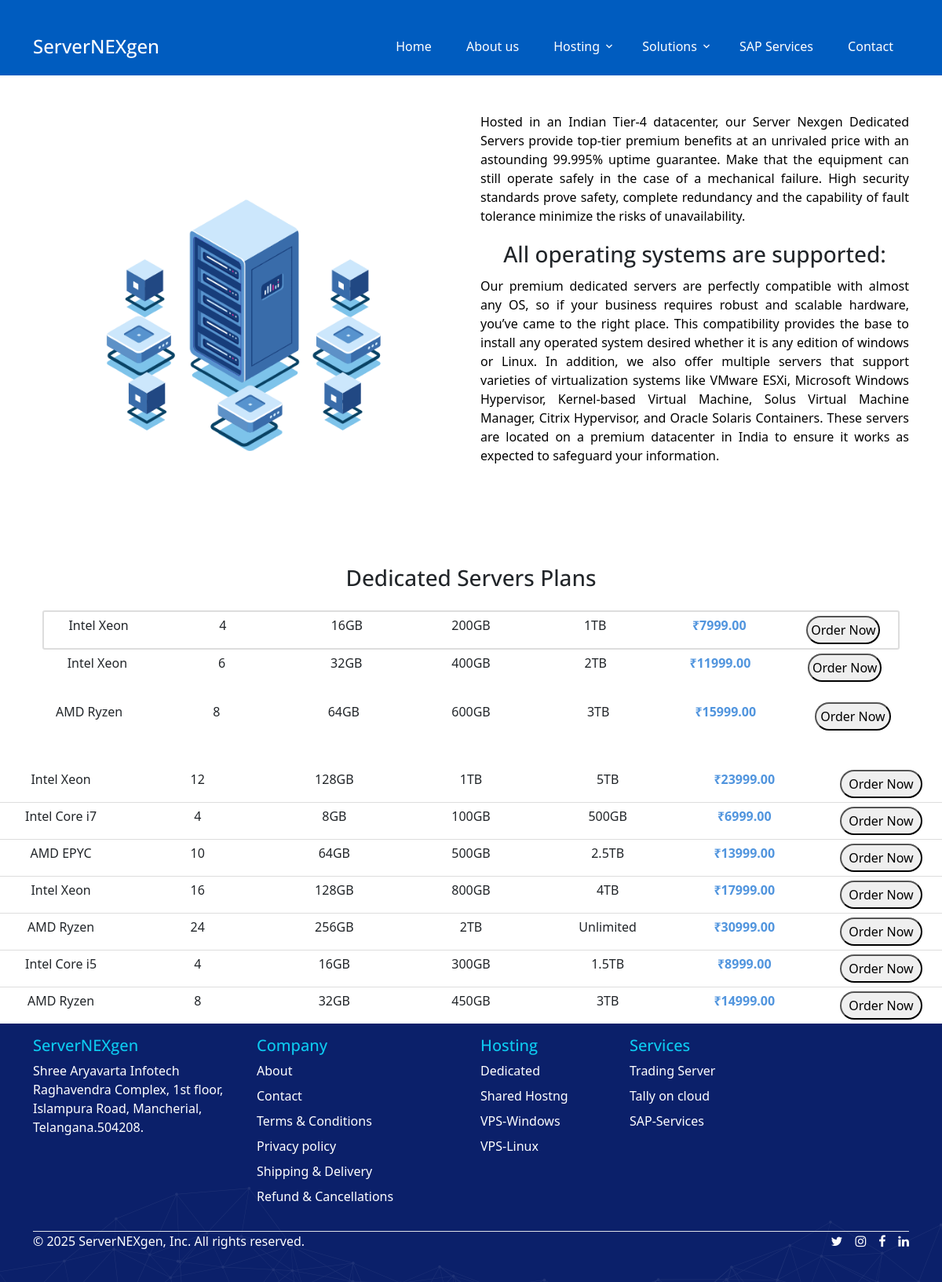
/dedicated.php, run on the app's committed database.
### tables this page shows
CREATE TABLE tbl_dedicated_vps ( id INT AUTO_INCREMENT PRIMARY KEY,
plan_name VARCHAR(255) NOT NULL,
plan_type VARCHAR(100) NOT NULL,
plan_price DECIMAL(10, 2) NOT NULL,
cpu VARCHAR(50) NULL,
cpu_cores INT NULL,
harddisk_space VARCHAR(50) NULL,
bandwidth VARCHAR(50) NULL,
cpu_ram VARCHAR(50) NULL);

### dedicated.php (the view, shortened to what this page needs)
<?php
require 'db_connect.php';
$sql = "SELECT * FROM tbl_dedicated_vps where plan_type = 'Dedicated'";
$stmt = $pdo->prepare($sql);
$stmt->execute();
$plans = $stmt->fetchAll(PDO::FETCH_ASSOC);
?>
<!doctype html>
<html lang="en">
<head>
    <link rel="stylesheet" href="../fonts/icomoon/style.css">
    <link rel="stylesheet" href="../css/owl.carousel.min.css">
    <link rel="stylesheet" href="../css/bootstrap.min.css">
    <link rel="stylesheet" href="../css/style.css">
    <link href="https://cdn.jsdelivr.net/npm/bootstrap@5.3.0-alpha1/dist/css/bootstrap.min.css" rel="stylesheet">
</head>
<body>
    <?php include "header.php"; ?>
    <main>
        <div class="container-image py-5 ">
        </div>
        <div class="container py-3 my-sm-4">
            <div class="row row-cols-xl-2">
                <div class="table-column"><img src="images/dedicated-server.gif" width="100%"></img></div>
                <div class="table-column">
                    <p class="py-1 text-justify">Hosted in an Indian Tier-4 datacenter, our Server Nexgen Dedicated
                        Servers provide
                        top-tier premium benefits at an unrivaled price with an astounding 99.995% uptime guarantee.
                        Make
                        that the equipment can still operate safely in the case of a mechanical failure. High security
                        standards prove safety, complete redundancy and the capability of fault tolerance minimize the
                        risks
                        of unavailability.</p>
                    <h3>All operating systems are supported:</h3>
                    <p class="py-1 text-justify">Our premium dedicated servers are perfectly compatible with almost any
                        OS, so if
                        your
                        business requires robust and scalable hardware, you’ve came to the right place. This
                        compatibility
                        provides the base to install any operated system desired whether it is any edition of windows or
                        Linux. In addition, we also offer multiple servers that support varieties of virtualization
                        systems
                        like VMware ESXi, Microsoft Windows Hypervisor, Kernel-based Virtual Machine, Solus Virtual
                        Machine
                        Manager, Citrix Hypervisor, and Oracle Solaris Containers. These servers are located on a
                        premium
                        datacenter in India to ensure it works as expected to safeguard your information.</p>
                </div>
            </div>
            <div class="container py-3">
                <h3 class="text-center py-3">Dedicated Servers Plans</h3>
                <div class="table-container">
                    <?php if (!empty($plans)): ?>
                        <?php foreach ($plans as $row): ?>
                            <div class="row row-cols-xl-7 text-hover table-row">
                                <div class="table-column"><?php echo htmlspecialchars($row["cpu"]); ?></div>
                                <div class="table-column"><?php echo htmlspecialchars($row["cpu_cores"]); ?></div>
                                <div class="table-column"><?php echo htmlspecialchars($row["cpu_ram"]); ?></div>
                                <div class="table-column"><?php echo htmlspecialchars($row["harddisk_space"]); ?></div>
                                <div class="table-column"><?php echo htmlspecialchars($row["bandwidth"]); ?></div>
                                <div class="table-column" style="font-weight: bold; color:rgb(81, 149, 222);">
                                    &#8377;<?php echo htmlspecialchars($row["plan_price"]); ?>
                                </div>
                                <div class="table-column">
                                    <a href="checkout.php"><button class="button-div px-0">Order Now</button></a>
                                </div>
                                </div>
                            </div>
                        <?php endforeach; ?>
                    <?php else: ?>
                        <p class="text-center">No results found</p>
                    <?php endif; ?>
    </main>
    <?php include "footer.php"; ?>
</body>
</html>

### header.php (shortened to what this page needs)
<!doctype html>
<html lang="en">
<head>
  <link rel="stylesheet" href="fonts/icomoon/style.css">
  <link rel="stylesheet" href="css/owl.carousel.min.css">
  <link rel="stylesheet" href="css/bootstrap.min.css">
  <link rel="stylesheet" href="css/style.css">
  <link href="https://cdn.jsdelivr.net/npm/bootstrap@5.3.0-alpha1/dist/css/bootstrap.min.css" rel="stylesheet">
</head>
<body>
  <header class="site-navbar" role="banner">
    <div class="container">
      <div class="row align-items-center">
        <div class="col-11 col-xl-2">
          <h1 class="mb-0 site-logo"><a href="index.php" class="text-white mb-0">ServerNEXgen</a></h1>
        </div>
        <div class="col-12 col-md-10 d-none d-xl-block">
          <nav class="site-navigation position-relative text-right" role="navigation">
            <ul class="site-menu js-clone-nav mr-auto d-none d-lg-block">
              <li class="active"><a href="index.php"><span>Home</span></a></li>
              <li><a href="aboutus.php"><span>About us</span></a></li>
              <li class="has-children">
                <a href="#"><span>Hosting</span></a>
              </li>
              <li class="has-children">
                <a href="#"><span>Solutions</span></a>
              </li>
              <li><a href="sap.php"><span>SAP Services</span></a></li>
              <li><a href="contact.php"><span>Contact</span></a></li>
            </ul>
          </nav>
        </div>
      </div>
    </div>
  </header>
</body>
</html>

### footer.php (shortened to what this page needs)
<!doctype html>
<html lang="en">
<head>
  <link rel="stylesheet" href="fonts/icomoon/style.css">
  <link rel="stylesheet" href="css/owl.carousel.min.css">
  <link rel="stylesheet" href="css/bootstrap.min.css">
  <link rel="stylesheet" href="css/style.css">
  <link href="https://cdn.jsdelivr.net/npm/bootstrap@5.3.0-alpha1/dist/css/bootstrap.min.css" rel="stylesheet">
  <link rel="stylesheet" href="https://cdnjs.cloudflare.com/ajax/libs/font-awesome/4.7.0/css/font-awesome.min.css">
</head>
<body>
  <div class="container-banner2">
    <div class="container py-3">
      <footer>
        <div class="row col-6-f">
          <div class="col-6 col-md-3 mb-3">
            <h5 class="footer-h5">ServerNEXgen</h5>
            <p class="footer-p"> Shree Aryavarta Infotech
              Raghavendra Complex,
              1st floor,
              Islampura Road,
              Mancherial,
              Telangana.504208.
            </p>
          </div>
          <div class="col-6-f col-md-3 mb-3 px-xl-6">
            <h5 class="footer-h5">Company</h5>
            <ul class="nav flex-column">
              <li class="mb-2"><a href="aboutus.php" class="nav-link-footer hover-underline-animation">About</a></li>
              <li class=" mb-2"><a href="contact.php" class="nav-link-footer hover-underline-animation">Contact</a></li>
              <li class="mb-2"><a href="terms.php" class="nav-link-footer hover-underline-animation">Terms &
                  Conditions</a>
              </li>
              <li class="mb-2"><a href="privacy.php" class="nav-link-footer hover-underline-animation">Privacy
                  policy</a>
              </li>
              <li class="mb-2"><a href="shipping.php" class="nav-link-footer hover-underline-animation">Shipping &
                  Delivery</a>
              </li>
              <li class="mb-2"><a href="refund.php" class="nav-link-footer hover-underline-animation">Refund &
                  Cancellations</a></li>
            </ul>
          </div>
          <div class="col-6-f col-md-2 mb-3 px-xl-6">
            <h5 class="footer-h5">Hosting</h5>
            <ul class="nav flex-column">
              <li class="mb-2"><a href="dedicated.php" class="nav-link-footer hover-underline-animation">Dedicated</a>
              </li>
              <li class="mb-2"><a href="sharedhosting.php" class="nav-link-footer hover-underline-animation">Shared
                  Hostng</a></li>
              <li class="mb-2"><a href="vps_win.php" class="nav-link-footer hover-underline-animation">VPS-Windows</a>
              </li>
              <li class="mb-2"><a href="vps_linux.php" class="nav-link-footer hover-underline-animation">VPS-Linux</a>
              </li>
            </ul>
          </div>
          <div class="col-6-f col-md-2 mb-3 px-xl-6">
            <h5 class="footer-h5">Services</h5>
            <ul class="nav flex-column">
              <li class="mb-2"><a href="trading.php" class="nav-link-footer hover-underline-animation">Trading
                  Server</a>
              </li>
              <li class="mb-2"><a href="tally.php" class="nav-link-footer hover-underline-animation">Tally on cloud</a>
              </li>
              <li class="mb-2"><a href="sap.php" class="nav-link-footer hover-underline-animation">SAP-Services</a></li>
            </ul>
          </div>
        </div>
        <div class="d-flex flex-column flex-sm-row justify-content-between py-0 my-2 border-top">
          <p class="f-color-car">&copy; 2025 ServerNEXgen, Inc. All rights reserved.</p>
          <ul class="list-unstyled d-flex">
            <li class="ms-3"><a href="#" class="fa fa-twitter"></a>
            </li>
            <li class="ms-3"><a href="#" class="fa fa-instagram"></a>
            </li>
            <li class="ms-3"><a href="#" class="fa fa-facebook"></a>
            </li>
            <li class="ms-3"><a href="#" class="fa fa-linkedin"></a>
            </li>
          </ul>
        </div>
      </footer>
    </div>
  </div>
</body>
</html>

### css/style.css (style rules this page uses)
body { font-family: "Open Sans", -apple-system, BlinkMacSystemFont, "Segoe UI", Roboto, "Helvetica Neue", Arial, "Noto Sans", sans-serif, "Apple Color Emoji", "Segoe UI Emoji", "Segoe UI Symbol", "Noto Color Emoji"; background-color: #fff; height: 100vh; position: relative; }
body:before { content: ""; position: absolute; top: 0; left: 0; right: 0; bottom: 0; background: rgba(0, 0, 0, 0.5); -webkit-transition: .3s all ease; -o-transition: .3s all ease; transition: .3s all ease; opacity: 0; visibility: hidden; z-index: 1; }
.footer-h5 { color: rgb(13, 202, 240); }
.footer-p { font-size: 1rem; color: #fff; }
main { width: 100%; background: #fff; min-height: 100vh; position: relative; overflow: visible; }
p { color: #000; font-weight: 300; }
h1, h2, h3, h4, h5, h6, .h1, .h2, .h3, .h4, .h5, .h6 { font-family: "Open Sans", -apple-system, BlinkMacSystemFont, "Segoe UI", Roboto, "Helvetica Neue", Arial, "Noto Sans", sans-serif, "Apple Color Emoji", "Segoe UI Emoji", "Segoe UI Symbol", "Noto Color Emoji"; }
a { -webkit-transition: .3s all ease; -o-transition: .3s all ease; transition: .3s all ease; }
a, a:hover { text-decoration: none !important; }
.site-navbar { margin-bottom: 0px; z-index: 1999; position: absolute; top: 2rem; width: 100%; }
.site-navbar .site-logo { position: relative; left: 0; font-size: 24px !important; }
.site-navbar .site-navigation .site-menu { margin-bottom: 0; }
.site-navbar .site-navigation .site-menu .active>a span { color: #fff; border-radius: 30px; display: inline-block; padding: 5px 20px; }
.site-navbar .site-navigation .site-menu a { text-decoration: none !important; display: inline-block; }
.site-navbar .site-navigation .site-menu>li { display: inline-block; }
.site-navbar .site-navigation .site-menu>li>a { padding: 10px 0px; color: #fff; font-size: 16px; text-decoration: none !important; }
.site-navbar .site-navigation .site-menu>li>a>span { padding: 5px 20px; display: inline-block; -webkit-transition: .3s all ease; -o-transition: .3s all ease; transition: .3s all ease; border-radius: 30px; }
.site-navbar .site-navigation .site-menu .has-children { position: relative; }
.site-navbar .site-navigation .site-menu .has-children>a span { position: relative; padding-right: 30px; }
.site-navbar .site-navigation .site-menu .has-children>a span:before { position: absolute; content: "\e313"; font-size: 16px; top: 50%; right: 10px; -webkit-transform: translateY(-50%); -ms-transform: translateY(-50%); transform: translateY(-50%); font-family: 'icomoon'; }

### data on the page
tbl_dedicated_vps: cpu "Intel Xeon", cpu_cores "4", cpu_ram "16GB", harddisk_space "200GB", bandwidth "1TB", plan_price "7999.00"
tbl_dedicated_vps: cpu "Intel Xeon", cpu_cores "6", cpu_ram "32GB", harddisk_space "400GB", bandwidth "2TB", plan_price "11999.00"
tbl_dedicated_vps: cpu "AMD Ryzen", cpu_cores "8", cpu_ram "64GB", harddisk_space "600GB", bandwidth "3TB", plan_price "15999.00"
tbl_dedicated_vps: cpu "Intel Xeon", cpu_cores "12", cpu_ram "128GB", harddisk_space "1TB", bandwidth "5TB", plan_price "23999.00"
tbl_dedicated_vps: cpu "Intel Core i7", cpu_cores "4", cpu_ram "8GB", harddisk_space "100GB", bandwidth "500GB", plan_price "6999.00"
tbl_dedicated_vps: cpu "AMD EPYC", cpu_cores "10", cpu_ram "64GB", harddisk_space "500GB", bandwidth "2.5TB", plan_price "13999.00"
tbl_dedicated_vps: cpu "Intel Xeon", cpu_cores "16", cpu_ram "128GB", harddisk_space "800GB", bandwidth "4TB", plan_price "17999.00"
tbl_dedicated_vps: cpu "AMD Ryzen", cpu_cores "24", cpu_ram "256GB", harddisk_space "2TB", bandwidth "Unlimited", plan_price "30999.00"
tbl_dedicated_vps: cpu "Intel Core i5", cpu_cores "4", cpu_ram "16GB", harddisk_space "300GB", bandwidth "1.5TB", plan_price "8999.00"
tbl_dedicated_vps: cpu "AMD Ryzen", cpu_cores "8", cpu_ram "32GB", harddisk_space "450GB", bandwidth "3TB", plan_price "14999.00"
